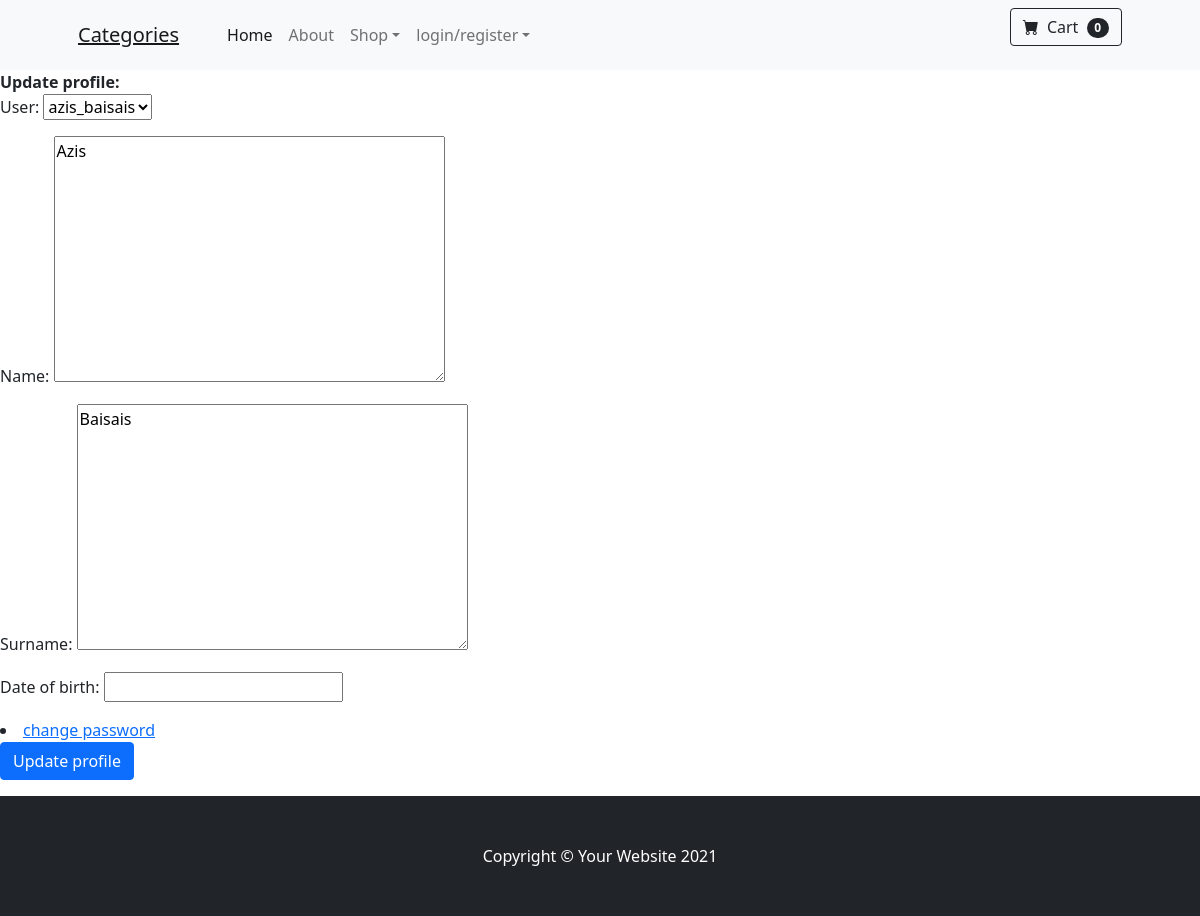
/accounts/profile/1/update, run on the app's committed database.
### MixWebShop/models.py (models this page shows, shortened)
class Profile(models.Model):
    user = models.OneToOneField(User, on_delete=models.CASCADE, related_name='profile')
    name = models.TextField(max_length=100, null=True)
    surname = models.TextField(max_length=100, null=True)
    date_of_birth = models.DateField(max_length=10, null=True)

### MixWebShop/views.py (the view)
# urls.py: path('accounts/profile/<int:pk>/update', ProfileUpdate.as_view(), name='profile_update'),
class ProfileUpdate(UpdateView):
    template_name = 'profile_update.html'
    model = Profile
    fields = '__all__'
    success_url = reverse_lazy('profile_detail')
    context_object_name = 'profile'

### MixWebShop/templates/profile_update.html (shortened to what this page needs)
{% extends "base.html" %}
{% block content %}
<b>Update profile:</b>
<form method="post" enctype="multipart/form-data">
    {{form.as_p}}
    <li><a href="{% url 'password_change' %}"> change password</a></li>
    <input type="submit" value="Update profile" class="btn btn-primary">
</form>
{% endblock %}

### data on the page
Profile: user "azis_baisais", name "Azis", surname "Baisais"
